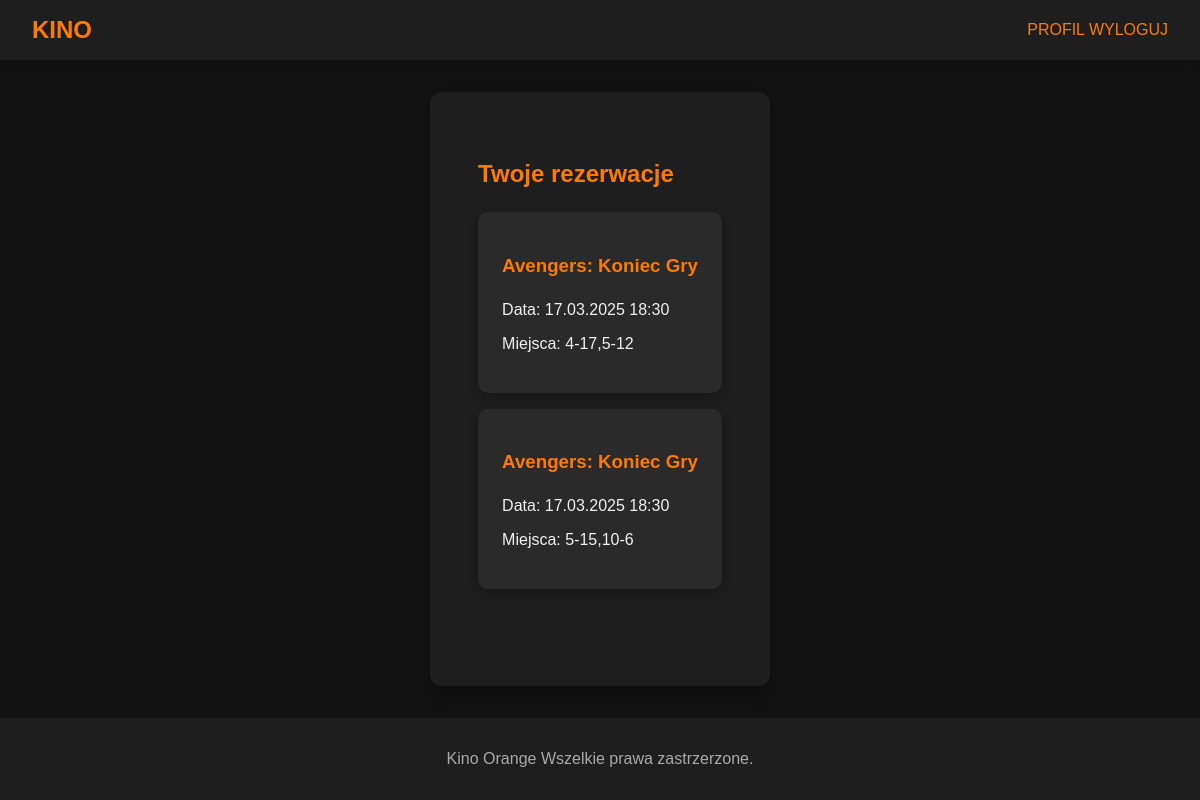
The app's page /accounts/profile.php (signed in) with its own data.
### tables this page shows
CREATE TABLE `reservations` (
  `reservation_id` int(11) NOT NULL,
  `user_id` int(11) NOT NULL,
  `screening_id` int(11) NOT NULL,
  `reservation_time` datetime DEFAULT current_timestamp()
);

CREATE TABLE `movies` (
  `movie_id` int(11) NOT NULL,
  `title` varchar(255) NOT NULL,
  `description` varchar(255) NOT NULL
);

CREATE TABLE `screenings` (
  `screening_id` int(11) NOT NULL,
  `movie_id` int(11) NOT NULL,
  `screening_date` datetime NOT NULL
);

### includes/hidden.php (called while the page is built, shortened)
<?php
$host = 'localhost';
$db = 'cinema';
$user = 'root';
$pass = '';
try {
    $pdo = new PDO(
        "mysql:host=$host;dbname=$db;charset=utf8mb4",
        $user,
        $pass
    );
    $pdo->setAttribute(PDO::ATTR_ERRMODE, PDO::ERRMODE_EXCEPTION);
} catch (PDOException $e) {
    die("Błąd połączenia z bazą: " . $e->getMessage());
}
function url($path)
{
    return "/kino/" . ltrim($path, "/");
}
function get_user_reservations($user_id)
{
    global $pdo;
    $query = "SELECT
        r.reservation_id,
        m.title,
        s.screening_date,
        GROUP_CONCAT(CONCAT(st.row_num, '-', st.seat_num)) as seats
    FROM reservations r
    JOIN screenings s ON r.screening_id = s.screening_id
    JOIN movies m ON s.movie_id = m.movie_id
    JOIN reserved_seats rs ON r.reservation_id = rs.reservation_id
    JOIN seats st ON rs.seat_id = st.seat_id
    WHERE r.user_id = ?
    GROUP BY r.reservation_id";
    $stmt = $pdo->prepare($query);
    $stmt->execute([$user_id]);
    return $stmt->fetchAll();
}
?>

### accounts/profile.php (the view, shortened to what this page needs)
<?php
require_once '../includes/hidden.php';
$reservations = get_user_reservations($_SESSION['user_id']);
?>
<!DOCTYPE html>
<html lang="pl">
<head>
    <link rel="stylesheet" href="<?= url('css/style.css') ?>">
</head>
<body>
    <nav class="navbar">
        <a href="<?= url('index.php') ?>" class="logo">KINO</a>
        <div>
            <a href="<?= url('accounts/profile.php') ?>">PROFIL</a>
            <a href="<?= url('accounts/logout.php') ?>">WYLOGUJ</a>
        </div>
    </nav>
    <div class="container">
        <h2>Twoje rezerwacje</h2>
        <?php foreach ($reservations as $reservation): ?>
            <div class="reservation-card">
                <h3><?= htmlspecialchars($reservation['title']) ?></h3>
                <p>Data: <?= date('d.m.Y H:i', strtotime($reservation['screening_date'])) ?></p>
                <p>Miejsca: <?= htmlspecialchars($reservation['seats']) ?></p>
            </div>
        <?php endforeach; ?>
    </div>
    <footer class="footer">
        <p>Kino Orange Wszelkie prawa zastrzerzone.</p>
    </footer>
</body>
</html>

### css/style.css (style rules this page uses)
body { background-color: #121212; color: #f0f0f0; font-family: 'Arial', sans-serif; margin: 0; min-height: 100vh; display: flex; flex-direction: column; }
.navbar { background: #1e1e1e; padding: 1rem 2rem; display: flex; justify-content: space-between; align-items: center; box-shadow: 0 4px 8px rgba(0, 0, 0, 0.2); }
.logo { color: #ff7b00; font-size: 1.5rem; font-weight: bold; text-decoration: none; text-transform: uppercase; transition: 0.3s; }
.container { flex: 1; padding: 3rem; max-width: 1200px; margin: 2rem auto; background: #1e1e1e; border-radius: 12px; box-shadow: 0 8px 16px rgba(0, 0, 0, 0.3); }
.screening-card, .reservation-card { background: #2a2a2a; padding: 1.5rem; margin: 1rem 0; border-radius: 10px; box-shadow: 0 4px 8px rgba(0, 0, 0, 0.2); transition: transform 0.3s; }
a { color: #ff7b00; text-decoration: none; transition: color 0.3s; }
h1, h2, h3 { color: #ff7b00; margin-bottom: 1.5rem; }
.footer { background: #1e1e1e; padding: 1rem; text-align: center; margin-top: auto; color: #aaaaaa; }

### records on screen
reservations: movies.title "Avengers: Koniec Gry", screening.screening_date "17.03.2025 18:30", seats "4-17,5-12"
reservations: movies.title "Avengers: Koniec Gry", screening.screening_date "17.03.2025 18:30", seats "5-15,10-6"
